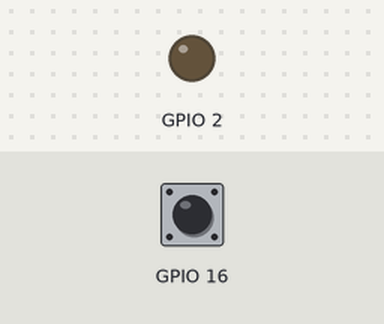
Simulated run of this sketch. Board: ESP8266 (Wemos D1 mini). Shown: output pins drawn as LEDs (lit = HIGH). The inputs (shaded band) are chosen by the test bench; at power-on: GPIO 16 LOW. WiFi joins after 1.5 s; servers stay silent unless stated; what the sketch prints to the serial monitor is not drawn.

Above: at 2.7 s.
2.8 s: GPIO 16 pulsed HIGH 5 times (0.12 s each, 0.3 s apart)
At 5.0 s:
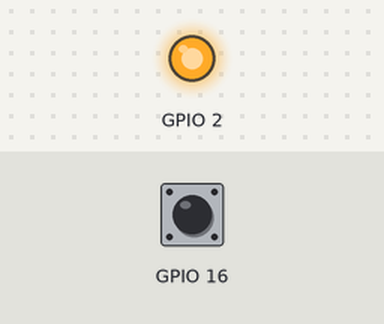
6.0 s: GPIO 16 driven HIGH
At 7.7 s:
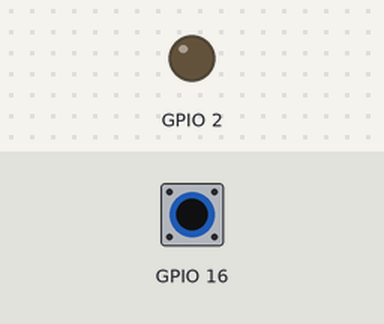
8.0 s: GPIO 16 driven LOW
At 9.3 s:
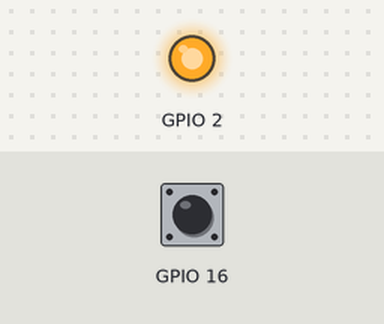
Timing chart, 0 to 11.0 s (numbered marks = the images above; inputs shaded):
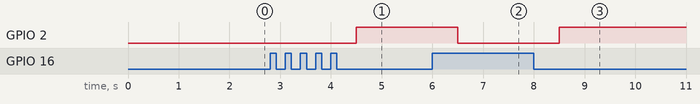

Measured:
- after the input at 2.8 s, GPIO 2: LOW → HIGH after 1.7 s
- after the input at 6.0 s, GPIO 2: HIGH → LOW after 0.50 s
- after the input at 8.0 s, GPIO 2: LOW → HIGH after 0.50 s

The sketch:

wifi_wemos.ino
```cpp
/*
  UDPSendReceive.pde:
  This sketch receives UDP message strings, prints them to the serial port
  and sends an "acknowledge" string back to the sender

  A Processing sketch is included at the end of file that can be used to send
  and received messages for testing with a computer.

  created 21 Aug 2010
  by Michael Margolis

  This code is in the public domain.

  adapted from Ethernet library examples
*/


#include <ESP8266WiFi.h>
#include <WiFiUdp.h>

#ifndef STASSID
#define STASSID "Especial_MCHP"
#define STAPSK  "M15SEB304"
#endif

unsigned int localPort = 5000;      // local port to listen on

unsigned int state=0;

// buffers for receiving and sending data
char packetBuffer[UDP_TX_PACKET_MAX_SIZE]; //buffer to hold incoming packet,
char  ReplyBuffer[] = "acknowledged\r\n";       // a string to send back

WiFiUDP Udp;

void setup() {
  pinMode(16,INPUT);
  pinMode(2,OUTPUT);

  Serial.begin(115200);
  WiFi.mode(WIFI_STA);
  WiFi.begin(STASSID, STAPSK);
  while (WiFi.status() != WL_CONNECTED) {
    Serial.print('.');
    delay(500);
  }
  Serial.print("Connected! IP address: ");
  Serial.println(WiFi.localIP());
  Serial.printf("UDP server on port %d\n", localPort);
  Udp.begin(localPort);
}

void loop() {
  if (digitalRead(16) && state==0){
    state=1;
    digitalWrite(2,LOW);
    Udp.beginPacket("172.16.1.1", 5000);	 //direccion depende de la direccion donde enviemos
    Udp.write("1\r\n");
    Udp.endPacket();
  }
  else if (!digitalRead(16) && state==1){
    state=0;
    digitalWrite(2,HIGH);
    Udp.beginPacket("172.16.1.1", 5000); 	//direccion depende de la direccion donde enviemos
    Udp.write("0\r\n");
    Udp.endPacket();
  }
  delay(1000);
}

/*
  test (shell/netcat):
  --------------------
    nc -u 192.168.esp.address 8888
*/
```
